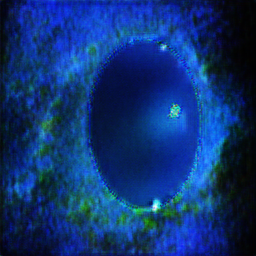
#> input picture synthetic_samples/Images/syn_003592.png, 256 x 256 px, found by its file name; its folder holds 4 pictures in this run
$ jupyter execute --allow-errors 'notceilignscore model.ipynb'   (shell and % lines are left out)
#> lines starting #> are read from the running program, lines starting #| are printed output that depends on the picture; after the words box and inside, x2 and y2 are one past the last pixel; in counts of white or black regions, pixels touching at a corner belong together
[cell 1]
import os, numpy as np
from google.colab import drive
drive.mount('/content/drive')

BASE="/content/drive/MyDrive/corneal_ulcer_dataset"

#> (the rest of this cell did not finish here and is left out)

[cell 2]
import tensorflow as tf
IMG_SIZE=256

# [33 lines left out: functions augment_pair, make_train_dataset, not called in this run]

#> (the rest of this cell did not finish here and is left out)

[cell 3]
import cv2, random
import numpy as np
import scipy.ndimage as ndi
from tqdm import tqdm

# [52 lines left out: functions clean_binary_mask, elastic_transform_binary, perturb_mask, not called in this run]

[cell 4]
K = 4
new_masks = []
#> (the rest of this cell did not finish here and is left out)

[cell 5]

import tensorflow as tf
from tensorflow_examples.models.pix2pix import pix2pix

#> (a cell that did not finish here is left out)

#> (a cell that did not finish here is left out)

[cell 8]
import os, cv2
from tqdm import tqdm

PERT_PATH = os.path.join(BASE, "perturbed_masks_v2.npy")
#> (the rest of this cell did not finish here and is left out)

[cell 9]
import os, cv2, random
import numpy as np
import matplotlib.pyplot as plt

syn_img_dir = os.path.join(BASE, "synthetic_v2/images")
syn_msk_dir = os.path.join(BASE, "synthetic_v2/masks")

def show_synth_pairs(n=8, seed=0):
#> called with n = 10, seed = 42
    fns = sorted([f for f in os.listdir(syn_img_dir) if f.endswith(".png")])
    if len(fns) == 0:
        print("No images found in", syn_img_dir)
        return

    random.seed(seed)
    pick = random.sample(range(len(fns)), min(n, len(fns)))

    plt.figure(figsize=(12, 3*len(pick)))
    for r, idx in enumerate(pick):
        fn = fns[idx]
        img_path = os.path.join(syn_img_dir, fn)
        msk_path = os.path.join(syn_msk_dir, fn)  # same filename

        img = cv2.cvtColor(cv2.imread(img_path), cv2.COLOR_BGR2RGB)
        msk = cv2.imread(msk_path, cv2.IMREAD_GRAYSCALE)
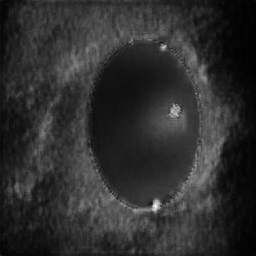
#> msk: shape (256, 256); min 0, max 246, mean 46.3

        # overlay (red mask)
        overlay = img.copy()
        mask_on = (msk > 0)
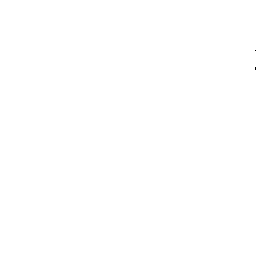
#> mask_on: shape (256, 256) bool; 100% white; black in thin lines or dots, all inside (x1, y1, x2, y2) = (255, 50, 256, 70)
        overlay[mask_on] = (0.55*overlay[mask_on] + 0.45*np.array([255,0,0])).astype(np.uint8)
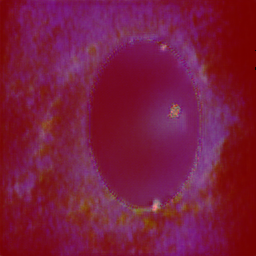
#> overlay: shape (256, 256, 3); mean R, G, B 122.1, 27.1, 62.4

        plt.subplot(len(pick), 3, r*3+1)
        plt.title("Synthetic image")
        plt.imshow(img)
        plt.axis("off")

        plt.subplot(len(pick), 3, r*3+2)
        plt.title("Mask")
        plt.imshow(msk, cmap="gray")
        plt.axis("off")

        plt.subplot(len(pick), 3, r*3+3)
        plt.title("Overlay")
        plt.imshow(overlay)
        plt.axis("off")
#> pass 2 of the loop in show_synth_pairs, `for r, idx in enumerate(pick):`:
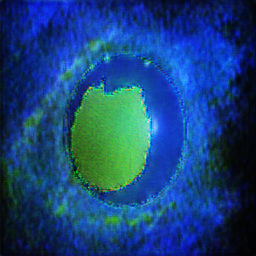
#> input picture synthetic_samples/Images/syn_003667.png, 256 x 256 px, found by its file name
#> in show_synth_pairs, `mask_on = (msk > 0)`:
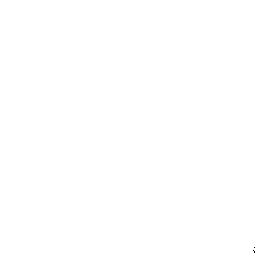
#> mask_on: shape (256, 256) bool; 100% white; black in thin lines or dots, all inside (x1, y1, x2, y2) = (253, 247, 255, 253)
#> in show_synth_pairs, `overlay[mask_on] = (0.55*overlay[mask_on] + 0.45*np.array([255,0,0]))...`:
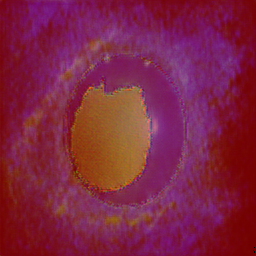
#> overlay: shape (256, 256, 3); mean R, G, B 127.1, 36.3, 66.4
#> pass 3 of the loop in show_synth_pairs, `for r, idx in enumerate(pick):`:
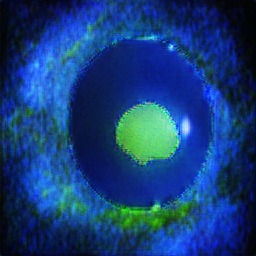
#> input picture synthetic_samples/Images/syn_003632.png, 256 x 256 px, found by its file name
#> in show_synth_pairs, `msk = cv2.imread(msk_path, cv2.IMREAD_GRAYSCALE)`:
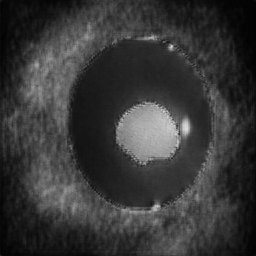
#> msk: shape (256, 256); min 1, max 218, mean 55.3
#> mask_on: shape (256, 256) bool; every value is 1
#> in show_synth_pairs, `overlay[mask_on] = (0.55*overlay[mask_on] + 0.45*np.array([255,0,0]))...`:
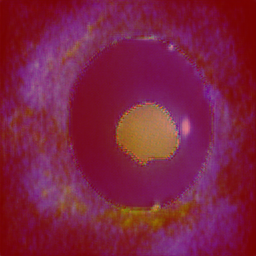
#> overlay: shape (256, 256, 3); mean R, G, B 125.9, 33, 65.8
#> the loop made 4 passes; the first 3 are shown

    plt.tight_layout()
    plt.show()
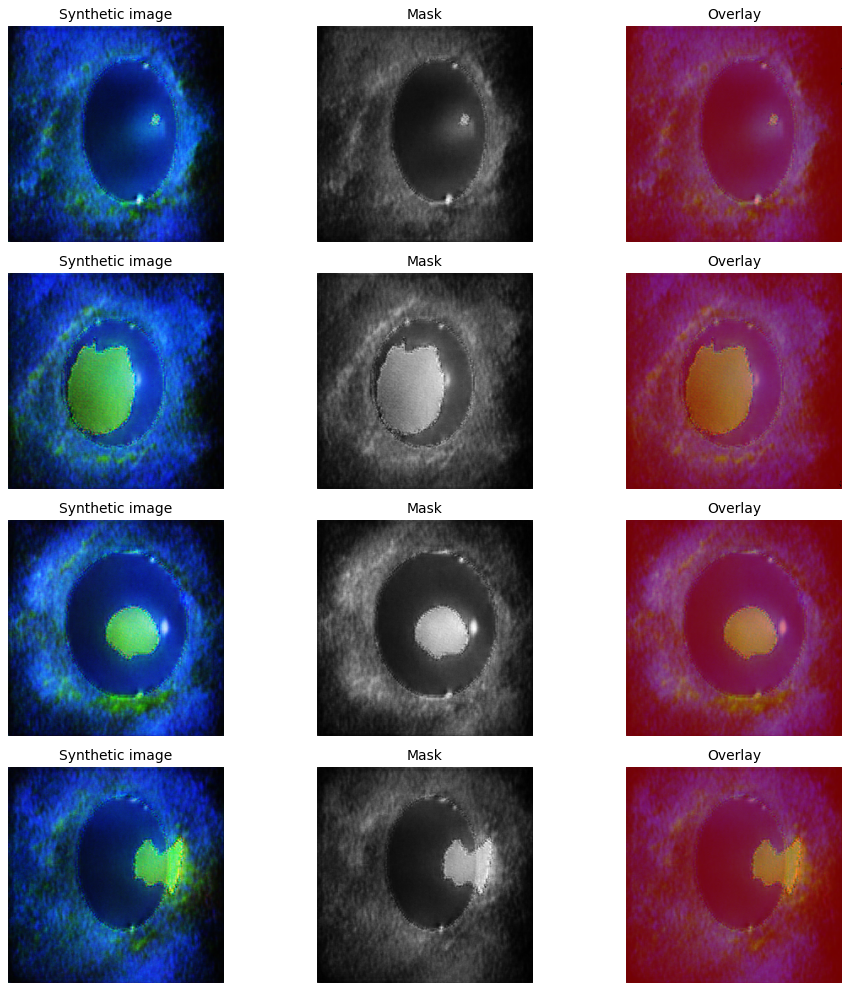
#> figure drawn by matplotlib, 12 panels

show_synth_pairs(n=10, seed=42)

up to here I trained pix2pix with ulcer mask → image only. That’s under-conditioned: the GAN doesn’t know where the cornea/iris/specular highlights should be, so it invents textures.

[cell 10]
import os, numpy as np, cv2, random
import tensorflow as tf
import matplotlib.pyplot as plt
from tqdm import tqdm

BASE="/content/drive/MyDrive/corneal_ulcer_dataset"

#> (the rest of this cell did not finish here and is left out)

[cell 11]
# [5 lines left out: function mask_edges, not called in this run]

# Build conditioning inputs (N,256,256,3) in [0,1]
X_cond = []
#> (the rest of this cell did not finish here and is left out)

[cell 12]
from tensorflow_examples.models.pix2pix import pix2pix

BATCH=8
#> (the rest of this cell did not finish here and is left out)

[cell 13]
# [16 lines left out: function show_gan_samples, not called in this run]

EPOCHS=60
#> (the rest of this cell did not finish here and is left out)

[cell 14]
PERT_PATH = os.path.join(BASE, "perturbed_masks_v2.npy")
#> (the rest of this cell did not finish here and is left out)

#> (a cell that did not finish here is left out)

[cell 16]
import matplotlib.pyplot as plt

def show_pairs_v3(n=8, seed=0):
#> called with n = 10, seed = 42
    fns = sorted([f for f in os.listdir(syn_img_dir) if f.endswith(".png")])
    random.seed(seed)
    pick = random.sample(range(len(fns)), min(n, len(fns)))

    plt.figure(figsize=(12, 3*len(pick)))
    for r, idx in enumerate(pick):
        fn = fns[idx]
        img = cv2.cvtColor(cv2.imread(os.path.join(syn_img_dir, fn)), cv2.COLOR_BGR2RGB)
        msk = cv2.imread(os.path.join(syn_msk_dir, fn), cv2.IMREAD_GRAYSCALE)

        overlay = img.copy()
        overlay[msk > 0] = (0.55*overlay[msk > 0] + 0.45*np.array([255,0,0])).astype(np.uint8)

        plt.subplot(len(pick), 3, r*3+1); plt.title("Synthetic"); plt.imshow(img); plt.axis("off")
        plt.subplot(len(pick), 3, r*3+2); plt.title("Mask"); plt.imshow(msk, cmap="gray"); plt.axis("off")
        plt.subplot(len(pick), 3, r*3+3); plt.title("Overlay"); plt.imshow(overlay); plt.axis("off")
#> pass 2 of the loop in show_pairs_v3, `for r, idx in enumerate(pick):`:
#> pass 3 of the loop in show_pairs_v3, `for r, idx in enumerate(pick):`:
#> the loop made 4 passes; the first 3 are shown

    plt.tight_layout(); plt.show()

show_pairs_v3(n=10, seed=42)
